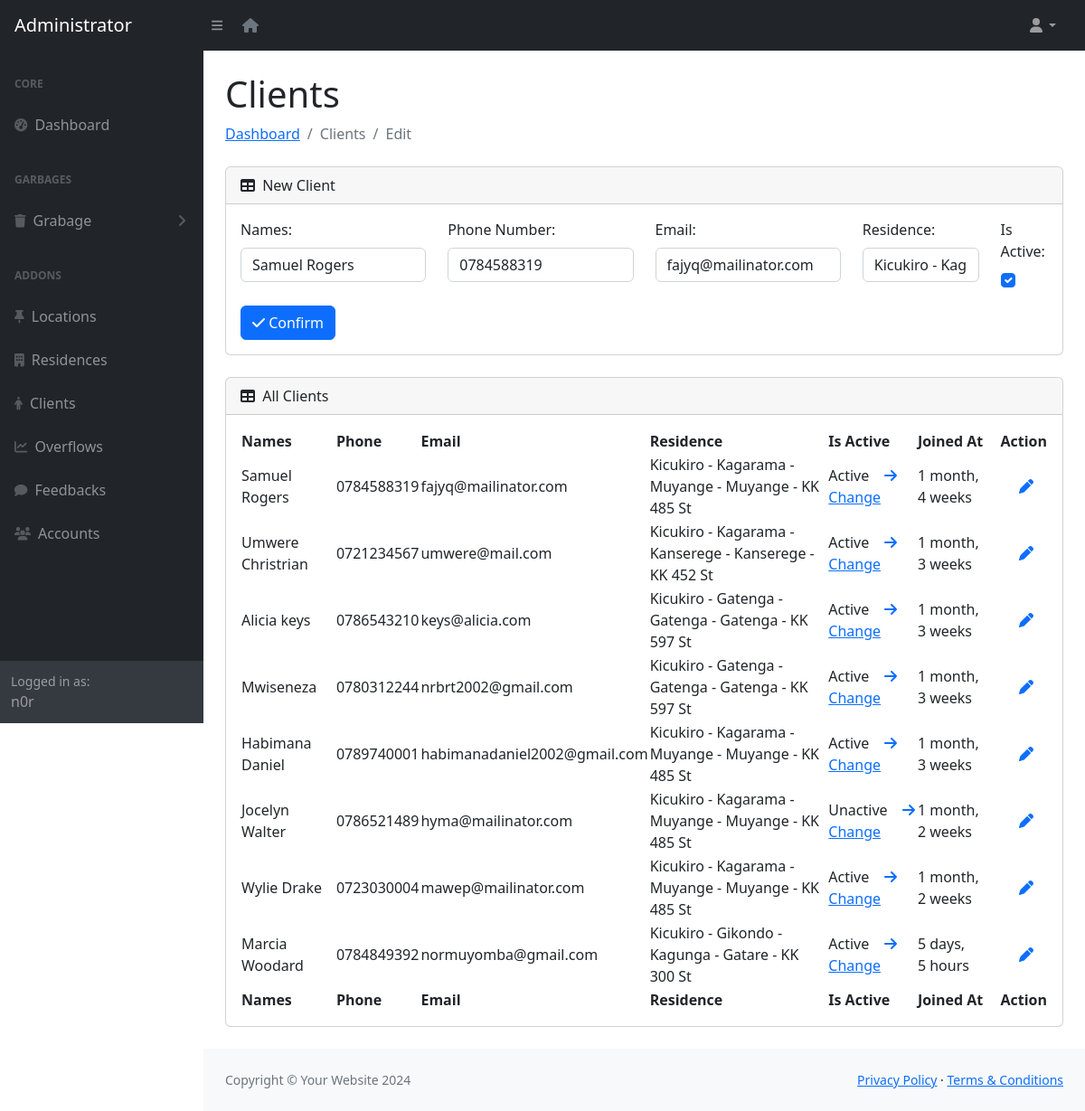
Page /clients/edit/2 (signed in) on the committed database.
### app/models.py (models this page shows, shortened)
class User(AbstractUser):
    class Role(models.TextChoices):
        MCOLLECTOR = "MCOLLECTOR", "Money Collector"
        ADMIN = "ADMIN", "Admin"
    role = models.CharField(max_length=50, choices=Role.choices)
    phone_number = models.CharField(validators=[phone_regex], max_length=13, unique=True, null=True)
    groups = models.ManyToManyField(
        'auth.Group',
        related_name='users',
        blank=True,
        help_text='The groups this user belongs to.'
    )
    user_permissions = models.ManyToManyField(
        'auth.Permission',
        related_name='users',
        blank=True,
        help_text='Specific permissions for this user.'
    )

class Clients(models.Model):
    names = models.CharField(max_length=254)
    phone = models.CharField(validators=[phone_regex], max_length=13, unique=True)
    email = models.EmailField(max_length=255, unique=True)
    residence = models.ForeignKey(Residence, on_delete=models.SET_NULL, null=True)
    is_active = models.BooleanField(default = 1)
    created_at = models.DateTimeField(auto_now_add=True)

class Residence(models.Model):
    location = models.ForeignKey(Location, on_delete=models.CASCADE)
    streetName = models.CharField(validators=[street_regex], max_length=9)
    gateNumber = models.CharField(max_length=10, null=True, blank=True)
    status = models.BooleanField(default = 1)
    created_at = models.DateTimeField(auto_now_add=True)
    class Meta:
        constraints = [UniqueConstraint(fields=['location', 'streetName', 'gateNumber'], name='unique_residence_combination')]
        ordering = ["created_at"]
    def __str__(self):
        return f"{self.location} - {self.streetName}"

class Location(models.Model):
    district = models.ForeignKey(District, on_delete=models.SET_NULL, null=True, blank=True)
    sector = models.ForeignKey(Sector, on_delete=models.SET_NULL, null=True, blank=True)
    cell = models.ForeignKey(Cell, on_delete=models.SET_NULL, null=True, blank=True)
    village = models.ForeignKey(Village, on_delete=models.SET_NULL, null=True, blank=True)
    created_at = models.DateTimeField(auto_now_add=True)
    class Meta:
        constraints = [UniqueConstraint(fields=['district', 'sector', 'cell', 'village'], name='unique_location_combination')]
        ordering = ["created_at"]
    def __str__(self):
        return f"{self.district} - {self.sector} - {self.cell} - {self.village}"

class District(models.Model):
    name = models.CharField(max_length=40)
    def __str__(self):
        return self.name

class Sector(models.Model):
    district = models.ForeignKey(District, on_delete=models.CASCADE)
    name = models.CharField(max_length=40)
    def __str__(self):
        return self.name

class Cell(models.Model):
    district = models.ForeignKey(District, on_delete=models.CASCADE)
    sector = models.ForeignKey(Sector, on_delete=models.CASCADE)
    name = models.CharField(max_length=40)
    def __str__(self):
        return self.name

class Village(models.Model):
    district = models.ForeignKey(District, on_delete=models.CASCADE)
    sector = models.ForeignKey(Sector, on_delete=models.CASCADE)
    cell = models.ForeignKey(Cell, on_delete=models.CASCADE)
    name = models.CharField(max_length=40)
    def __str__(self):
        return self.name

### app/views.py (the view)
# urls.py: path('clients/edit/<int:pk>', views.editClient, name="edit-client"),
@role_required(['ADMIN', 'MCOLLECTOR'])
def editClient(request, pk):
    client = Clients.objects.get(id=pk)
    clients = Clients.objects.all()
    if request.method == 'POST':
        form = ClientForm(request.POST, instance=client)
        if form.is_valid():
            client = form.save()
            messages.success(request, f"Client {client} Updated")
            form = ClientForm()
        else:
            messages.error(request, f"{form.errors}")
    else:
        form = ClientForm(instance=client)
    context = {'form': form, 'clients': clients}
    return render(request, 'adminn/edit-clients.html', context)

### app/forms.py
class ClientForm(forms.ModelForm):
    class Meta:
        model = Clients
        fields = '__all__'
        widgets = {
            'names': forms.TextInput(attrs={'class': 'form-control'}),
            'phone': forms.TextInput(attrs={'class': 'form-control'}),
            'email': forms.EmailInput(attrs={'class': 'form-control'}),
            'residence': forms.Select(attrs={'class': 'form-control'}),
            'is_active': forms.CheckboxInput(attrs={'class': 'form-check-input'}),
        }

### app/views.py (called while the page is built)
def role_required(allowed_roles):
    def decorator(view_func):
        @wraps(view_func)
        def _wrapped_view(request, *args, **kwargs):
            if request.user.is_authenticated and request.user.role in allowed_roles:
                return view_func(request, *args, **kwargs)
            return redirect('403')
        return _wrapped_view
    return decorator

### app/templates/app/adminn/edit-clients.html (shortened to what this page needs)
{% load static %}
{% if request.user.role == "ADMIN" %}
    {% include 'adminn/includes/header.html' %}
{% else %}
    {% include 'mcollector/includes/header.html' %}
{% endif %}
            <div id="layoutSidenav_content">
                <main>
                    <div class="container-fluid px-4">
                        <h1 class="mt-4">Clients</h1>
                        <ol class="breadcrumb mb-4">
                            <li class="breadcrumb-item active"><a href="{% url 'admin-home' %}">Dashboard</a></li>
                            <li class="breadcrumb-item active">Clients</li>
                            <li class="breadcrumb-item active">Edit</li>
                        </ol>
                        <div class="card mb-4">
                            <div class="card-header">
                                <i class="fas fa-table me-1"></i>
                                New Client
                            </div>
                            <div class="card-body">
                                <form method="POST" class="row">
                                    <div class="col-md-3">
                                      <label for="names" class="form-label">Names:</label>
                                      {{ form.names }}
                                    </div>
                                    <div class="col-md-3">
                                        <label for="phone" class="form-label">Phone Number:</label>
                                        {{ form.phone }}
                                    </div>
                                    <div class="col-md-3">
                                        <label for="email" class="form-label">Email:</label>
                                        {{ form.email }}
                                    </div>
                                    <div class="col-md-2">
                                        <label for="residence" class="form-label">Residence:</label>
                                        {{ form.residence }}
                                    </div>
                                    <div class="col-md-1">
                                        <label for="is_active" class="form-label">Is Active:</label><br>
                                        {{ form.is_active }}
                                    </div>
                                    <div class="col-md-12 mt-3">
                                        <button type="submit" class="btn btn-primary"><i class="fas fa-check"></i> Confirm</button>
                                      </div>
                                </form>
                            </div>
                        </div>
                        <div class="card mb-4">
                            <div class="card-header">
                                <i class="fas fa-table me-1"></i>
                                All Clients
                            </div>
                            <div class="card-body">
                              <table id="datatablesSimple">
                                <thead>
                                    <tr>
                                        <th>Names</th>
                                        <th>Phone</th>
                                        <th>Email</th>
                                        <th>Residence</th>
                                        <th>Is Active</th>
                                        <th>Joined At</th>
                                        <th>Action</th>
                                    </tr>
                                </thead>
                                <tfoot>
                                    <tr>
                                        <th>Names</th>
                                        <th>Phone</th>
                                        <th>Email</th>
                                        <th>Residence</th>
                                        <th>Is Active</th>
                                        <th>Joined At</th>
                                        <th>Action</th>
                                    </tr>
                                </tfoot>
                                <tbody>
                                    {% for client in clients %}
                                    <tr>
                                        <td>{{ client.names }}</td>
                                        <td>{{ client.phone }}</td>
                                        <td>{{ client.email }}</td>
                                        <td>{{ client.residence }}</td>
                                        {%  if client.is_active %}
                                            <td>Active &nbsp; &nbsp;<a href="{% url 'change-clients' client.id %}"><i class="fa fa-arrow-right"></i> Change </a></td>
                                        {% else %}
                                            <td>Unactive &nbsp; &nbsp;<a href="{% url 'change-clients' client.id %}"><i class="fa fa-arrow-right"></i> Change </a></td>
                                        {% endif %}
                                        <td>{{ client.created_at | timesince  }}</td>
                                        <td>
                                            &nbsp; &nbsp; &nbsp;<a href="{% url 'edit-client' client.id %}"><i class="fa fa-pen"></i></a>
                                        </td>
                                    </tr>
                                    {% endfor %}
                                </tbody>
                              </table>
                              </div>
                          </div>
                    </div>
                </main>
{% include 'adminn/includes/footer.html' %}

### app/templates/app/adminn/includes/header.html (shortened to what this page needs)
{% load static %}
<!DOCTYPE html>
<html lang="en">
    <head>
        <link href="https://cdn.jsdelivr.net/npm/simple-datatables@7.1.2/dist/style.min.css" rel="stylesheet" />
        <link href="{% static 'adminn/css/styles.css' %}" rel="stylesheet" />
    </head>
    <body class="sb-nav-fixed">
        <nav class="sb-topnav navbar navbar-expand navbar-dark bg-dark">
            <a class="navbar-brand ps-3" href="{% url 'admin-home' %}">Administrator</a>
            <button class="btn btn-link btn-sm order-1 order-lg-0 me-4 me-lg-0" id="sidebarToggle" href="#!"><i class="fas fa-bars"></i></button>&nbsp;&nbsp;&nbsp;
            <a href="/" class="text-secondary"><i class="fas fa-house"></i></a>
            <ul class="navbar-nav ms-auto ms-md-0 me-3 me-lg-4">
                <li class="nav-item dropdown">
                    <a class="nav-link dropdown-toggle" id="navbarDropdown" href="#" role="button" data-bs-toggle="dropdown" aria-expanded="false"><i class="fas fa-user fa-fw"></i></a>
                </li>
            </ul>
        </nav>
        <div id="layoutSidenav">
            <div id="layoutSidenav_nav">
                <nav class="sb-sidenav accordion sb-sidenav-dark" id="sidenavAccordion">
                    <div class="sb-sidenav-menu">
                        <div class="nav">
                            <div class="sb-sidenav-menu-heading">Core</div>
                            <a class="nav-link" href="{% url 'admin-home' %}">
                                <div class="sb-nav-link-icon"><i class="fas fa-tachometer-alt"></i></div>
                                Dashboard
                            </a>
                            <div class="sb-sidenav-menu-heading">Garbages</div>
                            <a class="nav-link collapsed" href="#" data-bs-toggle="collapse" data-bs-target="#collapseLayouts" aria-expanded="false" aria-controls="collapseLayouts">
                                <div class="sb-nav-link-icon"><i class="fas fa-trash"></i></div>
                                Grabage
                                <div class="sb-sidenav-collapse-arrow"><i class="fas fa-angle-down"></i></div>
                            </a>
                            <div class="sb-sidenav-menu-heading">Addons</div>
                            <a class="nav-link" href="{% url 'locations' %}">
                                <div class="sb-nav-link-icon"><i class="fas fa-thumb-tack"></i></div>
                                Locations
                            </a>
                            <a class="nav-link" href="{% url 'residence' %}">
                                <div class="sb-nav-link-icon"><i class="fas fa-building"></i></div>
                                Residences
                            </a>
                            <a class="nav-link" href="{% url 'clients' %}">
                                <div class="sb-nav-link-icon"><i class="fas fa-male"></i></div>
                                Clients
                            </a>
                            <a class="nav-link" href="{% url 'overflow' %}">
                                <div class="sb-nav-link-icon"><i class="fas fa-line-chart"></i></div>
                                Overflows
                            </a>
                            <a class="nav-link" href="{% url 'feedbacks' %}">
                                <div class="sb-nav-link-icon"><i class="fas fa-comment"></i></div>
                                Feedbacks
                            </a>
                            <a class="nav-link" href="{% url 'accounts' %}">
                                <div class="sb-nav-link-icon"><i class="fas fa-users"></i></div>
                                Accounts
                            </a>
                        </div>
                    </div>
                    <div class="sb-sidenav-footer">
                        <div class="small">Logged in as:</div>
                        {{ request.user }}
                    </div>
                </nav>
            </div>

### rows in the picture
User: user "n0r"
Clients: names "Samuel Rogers", phone "0784588319", email "fajyq@mailinator.com", residence "Kicukiro - Kagarama - Muyange - Muyange - KK 485 St", is_active "☑", shows "Active", created_at "1 month, 4 weeks"
Clients: names "Umwere Christrian", phone "0721234567", email "umwere@mail.com", residence "Kicukiro - Kagarama - Kanserege - Kanserege - KK 452 St", is_active "Active", created_at "1 month, 3 weeks"
Clients: names "Alicia keys", phone "0786543210", email "keys@alicia.com", residence "Kicukiro - Gatenga - Gatenga - Gatenga - KK 597 St", is_active "Active", created_at "1 month, 3 weeks"
Clients: names "Mwiseneza", phone "0780312244", email "nrbrt2002@gmail.com", residence "Kicukiro - Gatenga - Gatenga - Gatenga - KK 597 St", is_active "Active", created_at "1 month, 3 weeks"
Clients: names "Habimana Daniel", phone "0789740001", email "habimanadaniel2002@gmail.com", residence "Kicukiro - Kagarama - Muyange - Muyange - KK 485 St", is_active "Active", created_at "1 month, 3 weeks"
Clients: names "Jocelyn Walter", phone "0786521489", email "hyma@mailinator.com", residence "Kicukiro - Kagarama - Muyange - Muyange - KK 485 St", is_active "Unactive", created_at "1 month, 2 weeks"
Clients: names "Wylie Drake", phone "0723030004", email "mawep@mailinator.com", residence "Kicukiro - Kagarama - Muyange - Muyange - KK 485 St", is_active "Active", created_at "1 month, 2 weeks"
Clients: names "Marcia Woodard", phone "0784849392", email "normuyomba@gmail.com", residence "Kicukiro - Gikondo - Kagunga - Gatare - KK 300 St", is_active "Active", created_at "5 days, 5 hours"
